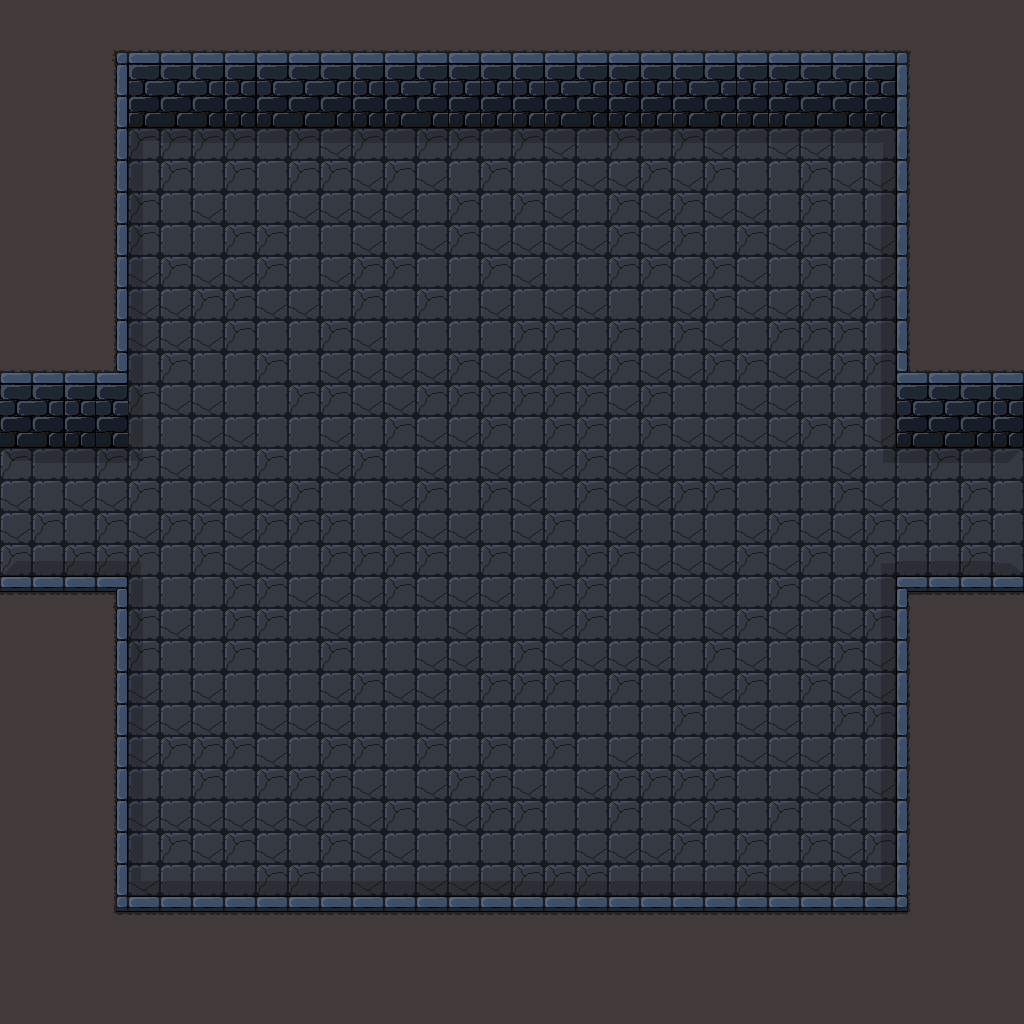

This game map was drawn from its Tiled (.tmx) file and the tilesets committed beside it. A one-line description and the trimmed map source follow:
An orthogonal 32x32 tile map with 32x32 px tiles, 2 tile layers (Tile Layer 1, Tile Layer 2) and 10 objects.

<map version="1.0" orientation="orthogonal" renderorder="right-down" width="32" height="32" tilewidth="32" tileheight="32" nextobjectid="13">
 <tileset firstgid="1" name="dungeon" tilewidth="32" tileheight="32" tilecount="64">
  <image source="../assets/Sprites/Worlds/dungeon.png" width="256" height="256" />
 </tileset>
 <layer name="Tile Layer 1" width="32" height="32">
  <data>[1024 cells, 1024 non-empty, 4 distinct tile ids]</data>
 </layer>
 <layer name="Tile Layer 2" width="32" height="32">
  <data>[1024 cells, 306 non-empty, 26 distinct tile ids]</data>
 </layer>
 <objectgroup name="Object Layer 1">
  <object id="1" x="110.667" y="48" width="800" height="45.3333" />
  <object id="3" x="114.667" y="53.3333" width="10.6667" height="326.667" />
  <object id="4" x="897.333" y="60" width="13.3333" height="324" />
  <object id="5" x="897.333" y="366.667" width="126.667" height="48" />
  <object id="6" x="1.33333" y="368" width="124" height="49.3333" />
  <object id="7" x="-1.33333" y="578.667" width="129.333" height="16" />
  <object id="8" x="113.333" y="582.667" width="14.6667" height="324" />
  <object id="10" x="113.333" y="893.333" width="794.667" height="14.6667" />
  <object id="11" x="898.667" y="578.667" width="10.6667" height="329.333" />
  <object id="12" x="900" y="580" width="126.667" height="13.3333" />
 </objectgroup>
</map>
